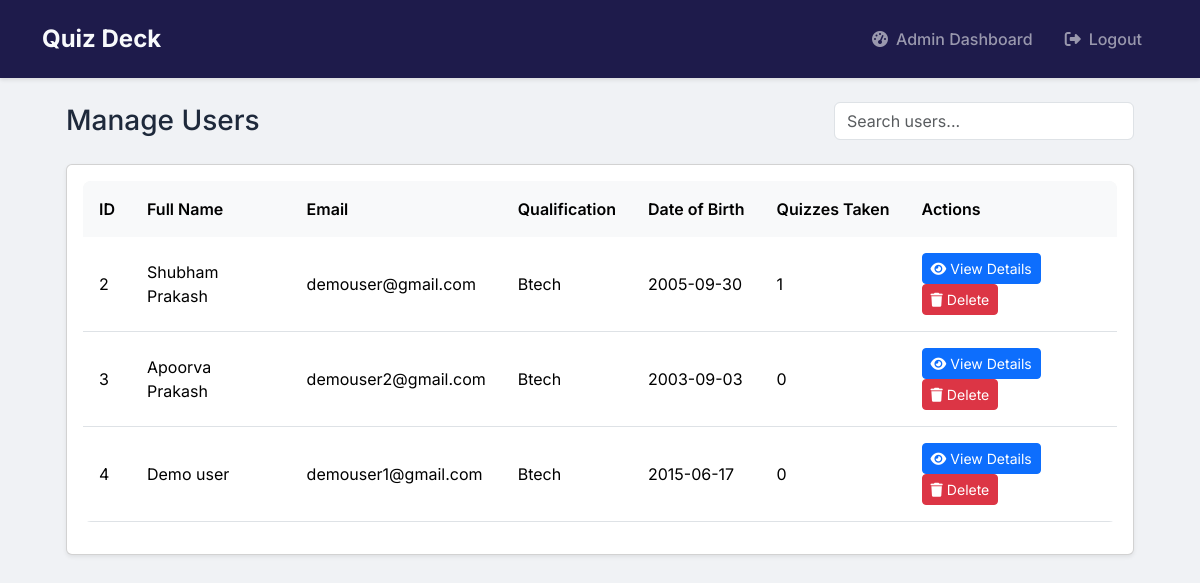
/admin/users (signed in), run on an earlier commit of the app's database.
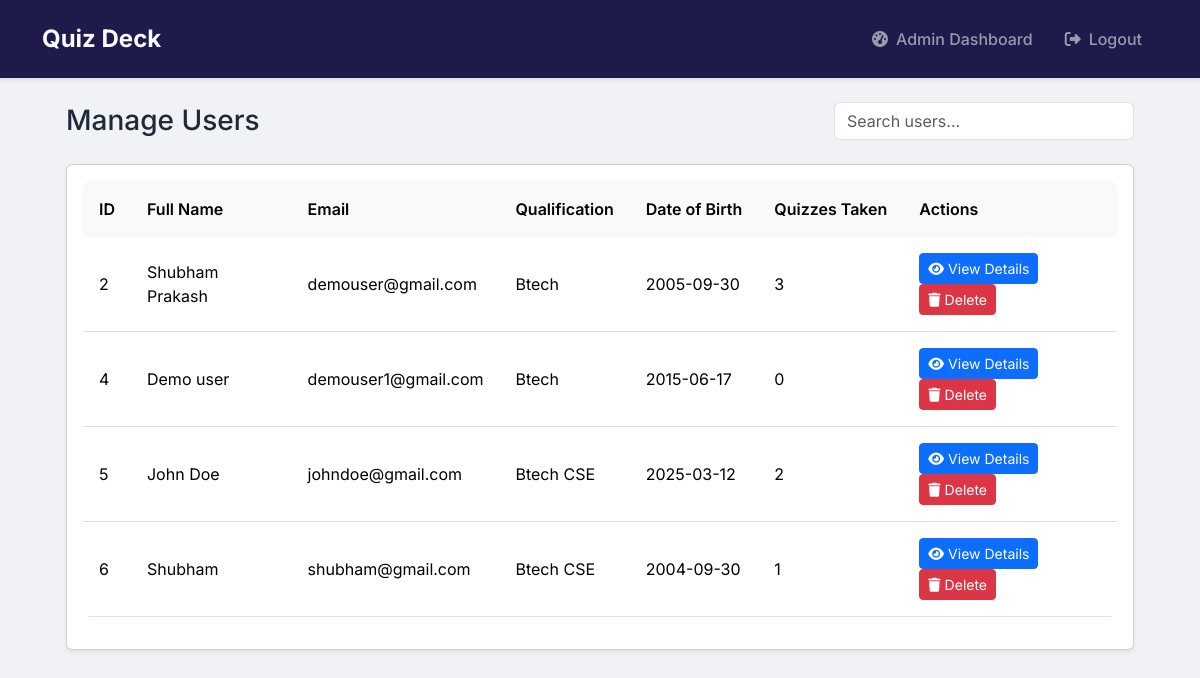
And on a later commit of the database.
### models/models.py (models this page shows)
class User(UserMixin, db.Model):
    id = db.Column(db.Integer, primary_key=True)
    username = db.Column(db.String(120), unique=True, nullable=False)
    password = db.Column(db.String(200), nullable=False)
    full_name = db.Column(db.String(100), nullable=False)
    qualification = db.Column(db.String(100))
    dob = db.Column(db.Date)
    is_admin = db.Column(db.Boolean, default=False)
    quiz_scores = db.relationship('Score', backref='user', lazy=True)

### controllers/admin.py (the view)
@admin.route('/admin/users')
@login_required
@admin_required
def manage_users():
    users = User.query.filter_by(is_admin=False).all()
    return render_template('admin/users.html', users=users)

### app.py (called while the page is built)
@login_manager.user_loader
def load_user(user_id):
    return User.query.get(int(user_id))

### controllers/admin.py (called while the page is built)
def admin_required(f):
    @wraps(f)
    def decorated_function(*args, **kwargs):
        if not current_user.is_authenticated or not current_user.is_admin:
            flash('Access denied.', 'danger')
            return redirect(url_for('auth.login'))
        return f(*args, **kwargs)
    return decorated_function

### templates/admin/users.html (shortened to what this page needs)
{% extends "base.html" %}
{% block content %}
<div class="container-fluid px-4">
    <div class="d-flex justify-content-between align-items-center mb-4">
        <h1 class="h3 mb-0 text-gray-800">Manage Users</h1>
        <div>
            <input type="text" id="userSearch" class="form-control" placeholder="Search users...">
        </div>
    </div>
    <div class="card shadow-sm">
        <div class="card-body">
            <div class="table-responsive">
                <table class="table table-hover" id="usersTable">
                    <thead class="bg-light">
                        <tr>
                            <th>ID</th>
                            <th>Full Name</th>
                            <th>Email</th>
                            <th>Qualification</th>
                            <th>Date of Birth</th>
                            <th>Quizzes Taken</th>
                            <th>Actions</th>
                        </tr>
                    </thead>
                    <tbody>
                        {% for user in users %}
                        <tr>
                            <td>{{ user.id }}</td>
                            <td>{{ user.full_name }}</td>
                            <td>{{ user.username }}</td>
                            <td>{{ user.qualification }}</td>
                            <td>{{ user.dob.strftime('%Y-%m-%d') }}</td>
                            <td>{{ user.quiz_scores|length }}</td>
                            <td>
                                <button class="btn btn-sm btn-primary"
                                        onclick="viewUserDetails({{ user.id }})"
                                        data-bs-toggle="modal"
                                        data-bs-target="#userDetailsModal">
                                    <i class="fas fa-eye me-1"></i>View Details
                                </button>
                                <a href="{{ url_for('admin.delete_user', id=user.id) }}"
                                   class="btn btn-sm btn-danger"
                                   onclick="return confirm('Are you sure you want to delete this user?')">
                                    <i class="fas fa-trash me-1"></i>Delete
                                </a>
                            </td>
                        </tr>
                        {% endfor %}
                    </tbody>
                </table>
            </div>
        </div>
    </div>
</div>
{% endblock %}

### templates/base.html (shortened to what this page needs)
<!DOCTYPE html>
<html lang="en">
<head>
    <link href="https://cdn.jsdelivr.net/npm/bootstrap@5.3.2/dist/css/bootstrap.min.css" rel="stylesheet">
    <link rel="stylesheet" href="https://cdnjs.cloudflare.com/ajax/libs/font-awesome/6.4.0/css/all.min.css">
    <link rel="stylesheet" href="{{ url_for('static', filename='css/dashboard.css') }}">
    <link rel="stylesheet" href="{{ url_for('static', filename='css/auth.css') }}">
    <link rel="stylesheet" href="{{ url_for('static', filename='css/quiz.css') }}">
    <link rel="stylesheet" href="{{ url_for('static', filename='css/results.css') }}">
</head>
<body>
    <nav class="navbar navbar-expand-lg navbar-dark">
        <div class="container">
            <a class="navbar-brand" href="/">
                Quiz Deck
            </a>
            <div class="collapse navbar-collapse" id="navbarNav">
                <ul class="navbar-nav ms-auto">
                    {% if current_user.is_authenticated %}
                        {% if current_user.is_admin %}
                            <li class="nav-item">
                                <a class="nav-link" href="{{ url_for('admin.dashboard') }}">
                                    <i class="fas fa-tachometer-alt me-2"></i>
                                    Admin Dashboard
                                </a>
                            </li>
                        {% endif %}
                        <li class="nav-item">
                            <a class="nav-link" href="{{ url_for('auth.logout') }}">
                                <i class="fas fa-sign-out-alt me-2"></i>
                                Logout
                            </a>
                        </li>
                    {% endif %}
                </ul>
            </div>
        </div>
    </nav>
    <div class="container mt-4">
        {% block content %}{% endblock %}
    </div>
</body>
</html>

### static/css/dashboard.css (style rules this page uses)
:root { --primary-color: #4361ee; --primary-hover: #3a56d4; --secondary-color: #3f37c9; --success-color: #4cc9f0; --info-color: #4895ef; --warning-color: #f72585; --danger-color: #e63946; --light-color: #f8f9fa; --dark-color: #212529; --gray-100: #f8f9fa; --gray-200: #e9ecef; --gray-300: #dee2e6; --gray-400: #ced4da; --gray-500: #adb5bd; --gray-600: #6c757d; --gray-700: #495057; --gray-800: #343a40; --gray-900: #212529; --border-radius: 0.75rem; --box-shadow: 0 0.5rem 1rem rgba(0, 0, 0, 0.15); --transition: all 0.3s ease; }
body { background-color: #f0f2f5; color: var(--gray-800); font-family: 'Inter', sans-serif; }

### static/css/auth.css (style rules this page uses)
:root { --primary-color: #4A90E2; --primary-dark: #357ABD; --text-primary: #2C3E50; --text-secondary: #7F8C8D; --error-color: #E74C3C; --border-radius: 12px; --input-bg: #F5F7FA; --transition: all 0.3s ease; }

### static/css/quiz.css (style rules this page uses)
:root { --primary-color: #4361ee; --primary-dark: #3a56d4; --primary-light: rgba(67, 97, 238, 0.1); --secondary-color: #3f37c9; --success-color: #4cc9f0; --success-dark: #0096c7; --warning-color: #ffd166; --warning-dark: #f9c74f; --danger-color: #ef476f; --danger-dark: #e63946; --text-primary: #2b2d42; --text-secondary: #6c757d; --background-color: #f8f9fa; --card-bg: #ffffff; --border-radius: 1rem; --border-radius-sm: 0.5rem; --box-shadow: 0 10px 15px -3px rgba(0, 0, 0, 0.1), 0 4px 6px -2px rgba(0, 0, 0, 0.05); --transition: all 0.3s ease; }

### static/css/results.css (style rules this page uses)
.table { border-radius: 0.5rem; overflow: hidden; }
.table thead th { background-color: var(--gray-100); border-bottom: none; font-weight: 600; padding: 1rem; }
.table tbody td { padding: 1rem; vertical-align: middle; }

### templates/base.html (style rules this page uses)
:root { --primary-color: #4361ee; --secondary-color: #3f37c9; --dark-color: #1e1b4b; --light-color: #f8fafc; }
body { font-family: 'Inter', sans-serif; background-color: #f0f2f5; color: #1e293b; }
.navbar { background-color: var(--dark-color) !important; box-shadow: 0 2px 4px rgba(0,0,0,0.1); padding: 1rem 0; }
.navbar-brand { font-weight: 700; font-size: 1.5rem; color: var(--light-color) !important; display: flex; align-items: center; }
.nav-link { font-weight: 500; padding: 0.5rem 1rem !important; transition: all 0.3s ease; display: flex; align-items: center; }

### templates/admin/users.html (style rules this page uses)
#userSearch { min-width: 300px; }
.table th { white-space: nowrap; }

What changed in the data, as far as the page shows it:
removed User: id "3", full_name "Apoorva Prakash", username "demouser2@gmail.com", qualification "Btech", dob "2003-09-03", quiz_scores|length "0"
computed for User "Shubham Prakash": quiz_scores|length "1" → "3"
added User: id "5", full_name "John Doe", username "johndoe@gmail.com", qualification "Btech CSE", dob "2025-03-12", quiz_scores|length "2"
added User: id "6", full_name "Shubham", username "shubham@gmail.com", qualification "Btech CSE", dob "2004-09-30", quiz_scores|length "1"
